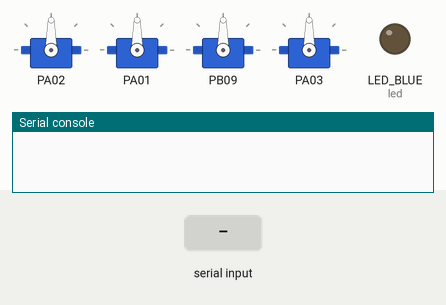
This program was run on a simulated CircuitPython board. On the bench: 4 × servo, output pins drawn as LEDs (lit = HIGH), the last lines printed to the serial console. The inputs (shaded band) are chosen by the test bench. Pins used as bus, display or sensor lines are not drawn.

Above: at 2.2 s.
2.3 s: "fwd" typed at the serial console, then Enter
At 2.8 s:
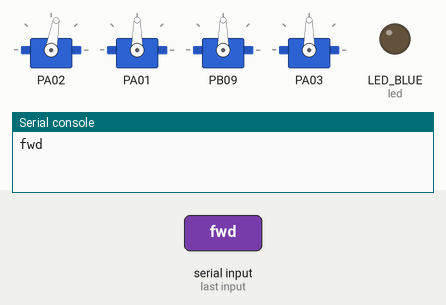
3.8 s: "back" typed at the serial console, then Enter
At 5.0 s:
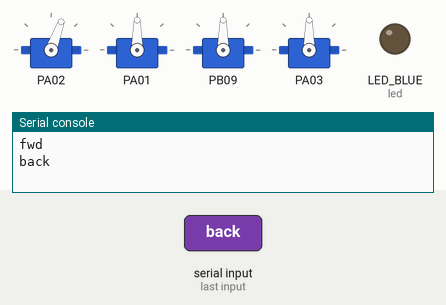
5.3 s: "left" typed at the serial console, then Enter
At 6.3 s:
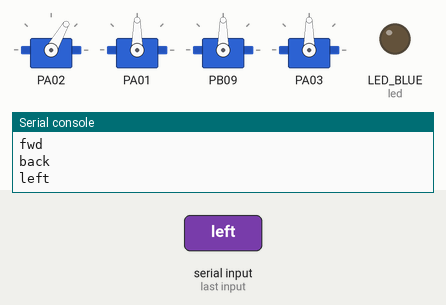
6.8 s: "right" typed at the serial console, then Enter
At 7.4 s:
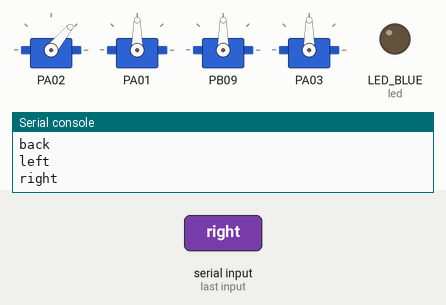
Timing chart, 0 to 9.3 s (numbered marks = the images above; inputs shaded):
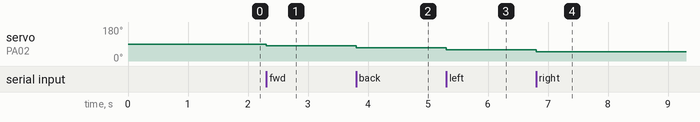

Measured:
- after the input at 2.3 s, servo on PA2: 90° → 80° at once
- after the input at 3.8 s, servo on PA2: 80° → 70° at once
- after the input at 5.3 s, servo on PA2: 70° → 60° at once
- after the input at 6.8 s, servo on PA2: 60° → 50° at once

The program:

motor_test2.py
```python
#python
#circuitpython

import board
import digitalio
import time
from adafruit_motor import servo
import pwmio


#impstanding_pose = {"FLL":90,"FRL":90,"HLL":90,"HRL":90}
#ort board
#import time
#from adafruit_motor import servo

#FIXED ACTIONS

ANGLE_DELTA = 40


standing_pose = {"FLL":90,"FRL":90,"HLL":90,"HRL":90}
sitting_pose    = {"FLL":90,"FRL":90,"HLL":0,"HRL":180}
play_pose       = {"FLL":45,"FRL":130,"HLL":90,"HRL":90}
tail_wag        = {"FLL":90,"FRL":90,"HLL":90,"HRL":90}
"""
walk_s1         = {"FLL":45,"FRL":90,"HLL":90,"HRL":90}
walk_s2         = {"FLL":45,"FRL":90,"HLL":90,"HRL":45}
walk_s3         = {"FLL":90,"FRL":135,"HLL":135,"HRL":90}
walk_s4         = {"FLL":45,"FRL":90,"HLL":90,"HRL":45}
walk_s5         = {"FLL":90,"FRL":135,"HLL":135,"HRL":90}
"""
"""
walk_s1         = {"FLL":90-ANGLE_DELTA,"FRL":90,"HLL":90,"HRL":90}
walk_s2         = {"FLL":90-ANGLE_DELTA,"FRL":90,"HLL":90,"HRL":90+ANGLE_DELTA}
walk_s3         = {"FLL":90,"FRL":90+ANGLE_DELTA,"HLL":90-ANGLE_DELTA,"HRL":90}
walk_s4         = {"FLL":90-ANGLE_DELTA,"FRL":90,"HLL":90,"HRL":90+ANGLE_DELTA}
walk_s5         = {"FLL":90,"FRL":90+ANGLE_DELTA,"HLL":90-ANGLE_DELTA,"HRL":90}
walk_orientations = [walk_s1, walk_s2, walk_s3, walk_s4, walk_s5]
"""
walk_s1a         = {"FLL":90,"FRL":90,"HLL":90,"HRL":90}
walk_s1b         = {"FLL":80,"FRL":90,"HLL":90,"HRL":90}
walk_s1c         = {"FLL":70,"FRL":90,"HLL":90,"HRL":90}
walk_s1d         = {"FLL":60,"FRL":90,"HLL":90,"HRL":90}
walk_s1e         = {"FLL":50,"FRL":90,"HLL":90,"HRL":90}

walk_s2a         = {"FLL":90,"FRL":90,"HLL":90,"HRL":90}
walk_s2b         = {"FLL":80,"FRL":90,"HLL":90,"HRL":100}
walk_s2c         = {"FLL":70,"FRL":90,"HLL":90,"HRL":110}
walk_s2d         = {"FLL":60,"FRL":90,"HLL":90,"HRL":120}
walk_s2e         = {"FLL":50,"FRL":90,"HLL":90,"HRL":130}

walk_s3a         = {"FLL":90,"FRL":90,"HLL":90,"HRL":90}
walk_s3b         = {"FLL":90,"FRL":100,"HLL":80,"HRL":90}
walk_s3c         = {"FLL":90,"FRL":110,"HLL":70,"HRL":90}
walk_s3d         = {"FLL":90,"FRL":120,"HLL":60,"HRL":90}
walk_s3e         = {"FLL":90,"FRL":130,"HLL":50,"HRL":90}

walk_s4a         = {"FLL":90,"FRL":90,"HLL":90,"HRL":90}
walk_s4b         = {"FLL":80,"FRL":90,"HLL":90,"HRL":100}
walk_s4c         = {"FLL":70,"FRL":90,"HLL":90,"HRL":110}
walk_s4d         = {"FLL":60,"FRL":90,"HLL":90,"HRL":120}
walk_s4e         = {"FLL":50,"FRL":90,"HLL":90,"HRL":130}

walk_s5         = {"FLL":90,"FRL":90+ANGLE_DELTA,"HLL":90-ANGLE_DELTA,"HRL":90}


walk_orientations = [walk_s1a, walk_s1b, walk_s1c, walk_s1d, walk_s1e,walk_s2a,walk_s2b,walk_s2c,walk_s2d,walk_s2e,walk_s3a,walk_s3b,walk_s3c,walk_s3d,walk_s3e, walk_s4a, walk_s4b, walk_s4c, walk_s4d, walk_s4e, walk_s5]
#walk_orientations = [walk_s1e,walk_s2e,walk_s3e,walk_s4e,walk_s5]
Bwalk_s1         = {"FLL":90-ANGLE_DELTA,"FRL":90,"HLL":90,"HRL":90}
Bwalk_s2         = {"FLL":90-ANGLE_DELTA,"FRL":90,"HLL":90,"HRL":90+ANGLE_DELTA}
Bwalk_s3         = {"FLL":90,"FRL":90+ANGLE_DELTA,"HLL":90-ANGLE_DELTA,"HRL":90}
Bwalk_s4         = {"FLL":90-ANGLE_DELTA,"FRL":90,"HLL":90,"HRL":90+ANGLE_DELTA}
Bwalk_s5         = {"FLL":90,"FRL":90+ANGLE_DELTA,"HLL":90-ANGLE_DELTA,"HRL":90}
Bwalk_orientations = [Bwalk_s1, Bwalk_s2, Bwalk_s3, Bwalk_s4, Bwalk_s5]

#BEHAVIOR
direction = ["fwd","back","left","right"]
steps = range(0,100)
speed = range(0,100)
#Accel
#Decel

LEFT_FRONT_PIN = board.PA02
RIGHT_FRONT_PIN = board.PA01
LEFT_BACK_PIN = board.PB09
RIGHT_BACK_PIN = board.PA03

# TODO: make this less duplicated coded


"""
def init_servo(pin: board.Pin) -> servo.Server:
    pwm = pwmio.PWMOut(pin, duty_cycle=2**15, frequency = 50)
    return servo.Servo
#take in dirrection and speed and apply to a sequence of moments that move the
#animal in the dirrection and speed requested.
SERVOS = {
    "FLL": init_servo(LEFT_FRONT_PIN),
    "FRL": init_servo(RIGHT_FRONT_PIN),
    "HLL": init_servo(LEFT_BACK_PIN),
    "HRL": init_servo(RIGHT_BACK_PIN),
}
myservoFL = SERVOS["FLL"]
myservoFR = SERVOS["FRL"]
myservoHL = SERVOS["HLL"]
myservoHR = SERVOS["HRL"]
"""

def init_pwm(pin: board.Pin) -> servo.Server:
    return pwmio.PWMOut(pin, duty_cycle=2**15, frequency = 50)


left_front_pwm = init_pwm(board.PA02)
right_front_pwm = init_pwm(board.PA01)
left_back_pwm = init_pwm(board.PB09)
right_back_pwm = init_pwm(board.PA03)


right_front_leg = servo.Servo(right_front_pwm)
left_front_leg = servo.Servo(left_front_pwm)
right_back_leg = servo.Servo(right_back_pwm)
left_back_leg = servo.Servo(left_back_pwm)

myservoFL = left_front_leg
myservoFR = right_front_leg
myservoHL = left_back_leg
myservoHR = right_back_leg

LEGS = {
    "FLL": left_front_leg,
    "FRL": right_front_leg,
    "HLL": left_back_leg,
    "HRL": right_back_leg,
}


#led = digitalio.DigitalInOut(board.LED)
#led.direction = digitalio.Direction.OUTPUT

def update_legs(orientations):
    for leg_id, angle in orientations.items():
        LEGS[leg_id].angle = angle


def move(d,sTp,sPd):
    if(d == "fwd"):
        #s1 #walk_s1         = {"FLL":45,"FRL":90,"HLL":90,"HRL":90}
        for walk_orientation in walk_orientations:
            update_legs(walk_orientation)
            input()
            #time.sleep(1)
        """
        LEGS["FLL"].angle = 90 # 0 -> 45
        led.value = True
        time.sleep(1)
        #s2 #walk_s2         = {"FLL":45,"FRL":90,"HLL":90,"HRL":45}
        led.value = False
        myservoHR.angle = 135 # 0 ->45
        time.sleep(1)
        #s3  #walk_s3         = {"FLL":90,"FRL":135,"HLL":135,"HRL":90}
        led.value = True
        myservoFR.angle = 135 # 0 -> 135
        myservoHL.angle = 90 # 0 -> 135
        time.sleep(1)
        #s4 #walk_s4         = {"FLL":45,"FRL":90,"HLL":90,"HRL":45}
        led.value = False
        myservoFL.angle = 90 # 0 ->45
        myservoHR.angle = 90 # 0 ->45
        time.sleep(1)
        #s5  #walk_s5         = {"FLL":90,"FRL":135,"HLL":135,"HRL":90}
        led.value = True
        myservoFR.angle = 90 # 0 -> 135
        myservoHL.angle = 90 # 0 -> 135
        time.sleep(1)
        """
        print("forward walk ",sTp," steps at",sPd," speed")
    if(d == "back"):
        print("backward walk ",sTp," steps at",sPd," speed")
    if(d == "left"):
        print("left walk ",sTp, "steps at",sPd," speed")
    if(d == "right"):
        print("right walk ",sTp," steps at",sPd," speed")

def speak(tone,loudness,purpose):

    pass
#if someone is in the room go to them and sit as close as possible to them.

def find(thing, howLong):
    pass
    #move in a random pattern allowing the room to develop the pattern of search.
    #when found small short whine
    #if not found after how long
    #go to another room, or return to doghouse
    #fail to find then doghouse


#if no-body in the room, go to doghouse and charge/dataUP

#When x time has passed go find something on the ground and bring it to them.

#If voice command, do then after 5 min bark, if no command, return to main.
led = digitalio.DigitalInOut(board.LED_BLUE)
led.direction = digitalio.Direction.OUTPUT


update_legs(standing_pose)
time.sleep(1)
while True:
    move(direction[0],steps[10],speed[30])
```
